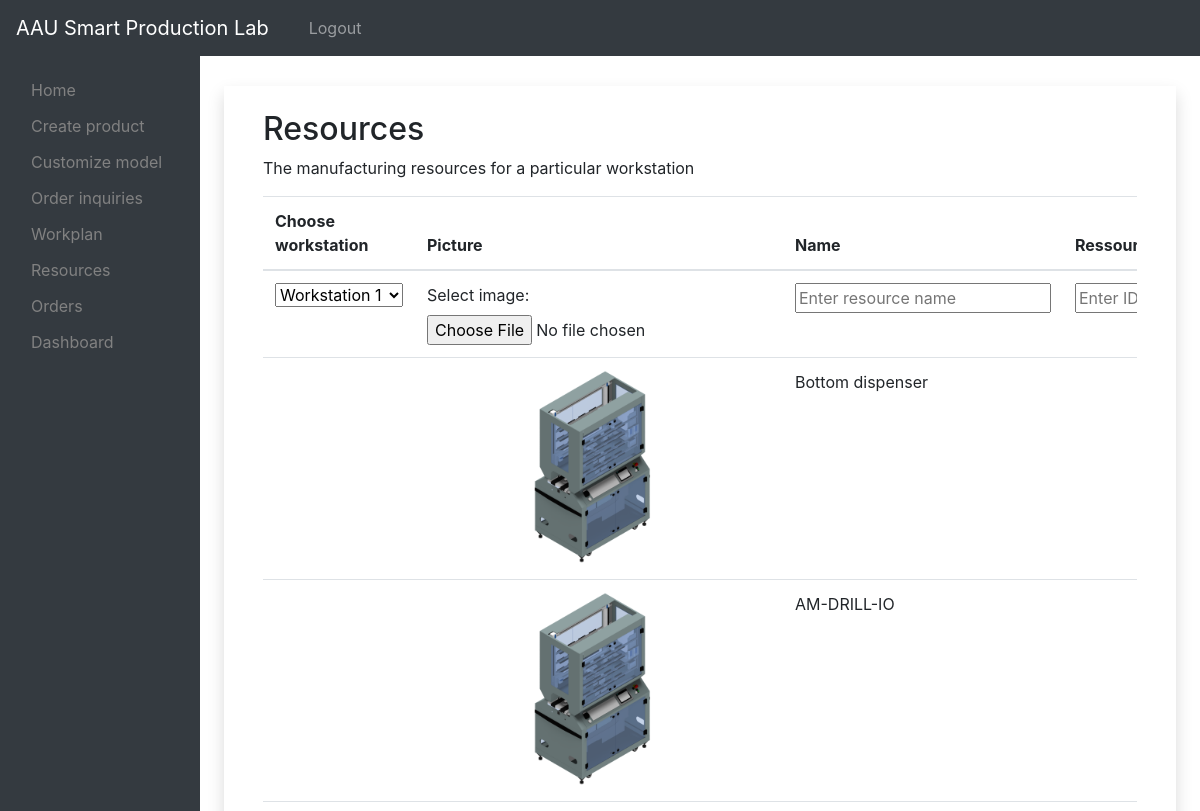
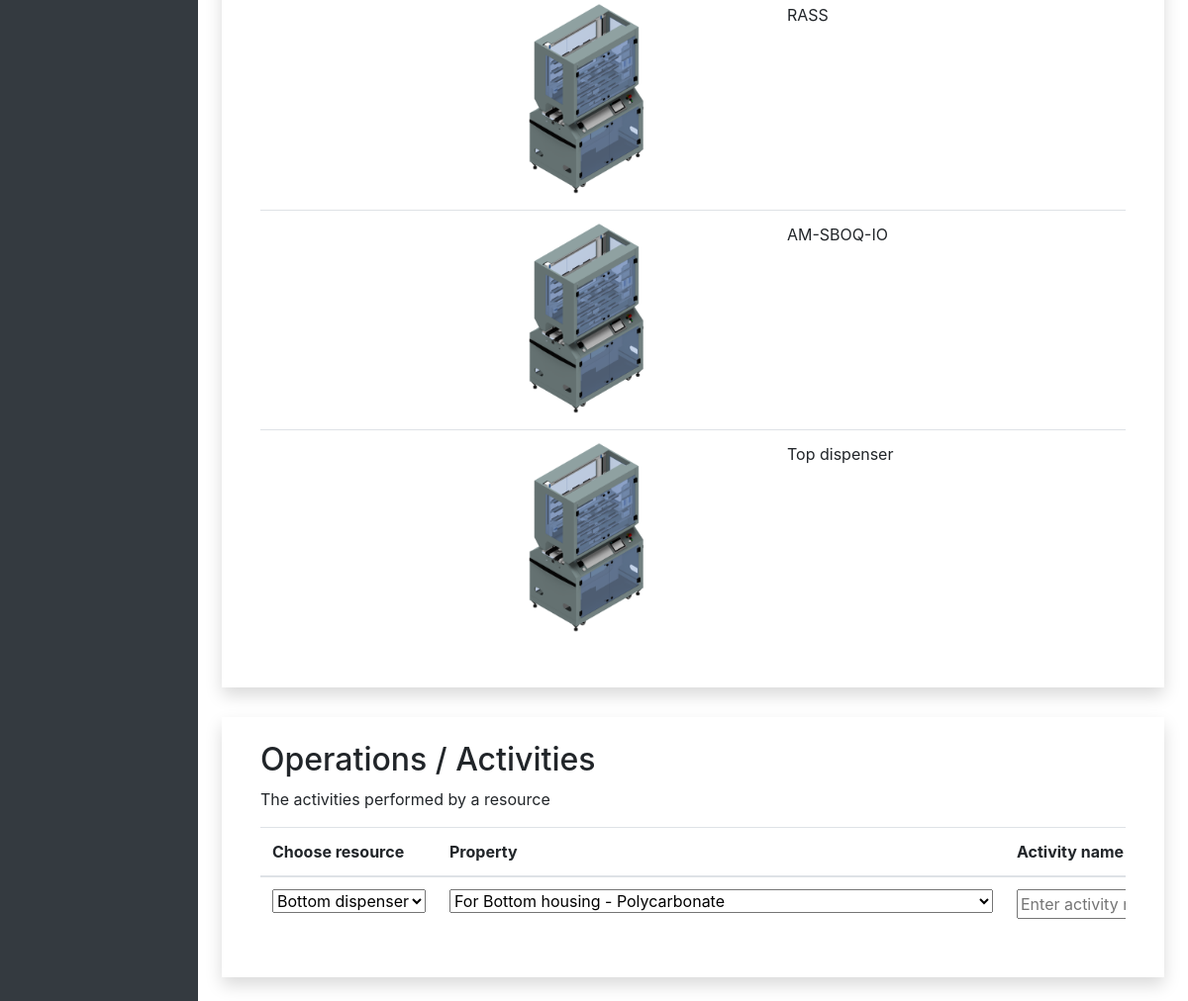
/resources (signed in), run on the app's committed database (2 pictures, top to bottom).
### models.py (models this page shows, shortened)
class Resource(db.Model):
    __tablename__ = "resources"
    id = db.Column(db.Integer, primary_key=True)
    imgFile = db.Column(db.String(30), nullable=False, default='Festo_w444.png')
    name = db.Column(db.String(25), nullable=False)
    ressID = db.Column(db.Integer)
    workstation_id = db.Column(db.Integer, db.ForeignKey("workstations.id"), nullable=False)
    activities = db.relationship("Activity", backref="resource", lazy=True)

### app.py (the view, shortened to what this page needs)
@app.route("/resources", methods=["GET", "POST"])
def resources():
    if 'username' in session:
        propList=[]
        components = Component.query.filter_by(product_id=1).all()
        ops = Workstation.query.all()
        ress = Resource.query.all()
        if request.method == "GET":
            if ress:
                for r in ress:
                    img_file = url_for('static', filename='images/' + r.imgFile)
            return render_template("resources.html", workstations=ops, components=components, ress=ress, img_file=img_file)
    else:
        return redirect(url_for('login'))

### templates/resources.html (shortened to what this page needs)
{% extends "layout2.html" %}
{% block body %}
<section>
<div class="container shadow p-4 mb-4 bg-white" style="margin-top:30px">
  <div class="container">
      <h2>Resources</h2>
      <p>The manufacturing resources for a particular workstation</p>
      <div class="table-responsive">
      <table class="table table-hover">
        <thead>
          <tr>
            <th>Choose workstation</th>
            <th>Picture</th>
            <th>Name</th>
            <th>Ressource ID</th>
          </tr>
        </thead>
        <tbody>
          <tr>
            <form action="{{ url_for('resources') }}" method="post">
              <td>
                  <select id="sel_op" name="sel_op">
                    {% if workstations %}
                    {% for op in workstations %}
                    <option value="{{ op.id }}">{{ op.description }}</option>
                    {% endfor %}
                    {% endif %}
                  </select>
              </td>
              <td><label for="img">Select image:</label><input type="file" id="img" name="img" accept="image/*"></td>
              <td><input class="form" name="r_name" placeholder="Enter resource name"></td>
              <td><input class="form" name="r_id" placeholder="Enter ID for resource"></td>
            </form>
          </tr>
          {% if ress %}
            {% for res in ress %}
            <tr>
                <td>{{ res.operation_id }}</td>
                <td width="10px" height="10px">
                  <img class="img-fluid" src="{{ img_file }}">
                </td>
                <td>{{ res.name }}</td>
                <td>{{ res.ip_address }}</td>
            </tr>
            {% endfor %}
          {% endif %}
        </tbody>
      </table>
    </div>
  </div>
</div>
</section>
<section>
  <div class="container shadow p-4 mb-4 bg-white" style="margin-top:30px">
    <div class="container">
        <h2>Operations / Activities</h2>
        <p>The activities performed by a resource</p>
        <div class="table-responsive">
        <table class="table table-hover">
          <thead>
            <tr>
              <th>Choose resource</th>
              <th>Property</th>
              <th>Activity name</th>
            </tr>
          </thead>
          <tbody>
            <tr>
              <form action="{{ url_for('resources') }}" method="post">
                <td>
                    <select id="sel_res" name="sel_res">
                      {% if ress %}
                        {% for res in ress %}
                          <option value="{{ res.id }}">{{ res.name }}</option>
                        {% endfor %}
                      {% endif %}
                    </select>
                </td>
                <td>
                  <select id="sel_prop" name="sel_prop">
                    {% for comp in components %}
                      {% for prop in comp.properties %}
                        <option value="{{ prop.id }}">For {{comp.name}} - {{ prop.material_name }}</option>
                      {% endfor %}
                    {% endfor %}
                    </select>
                </td>
                <td><input class="form" name="a_name" placeholder="Enter activity name"></td>
              </form>
            </tr>
          </tbody>
        </table>
      </div>
    </div>
  </div>
  </section>
{% endblock %}

### data on the page
Resource: name "Bottom dispenser"
Resource: name "AM-DRILL-IO"
Resource: name "RASS"
Resource: name "AM-SBOQ-IO"
Resource: name "Top dispenser"

### other printed values
form field sel_op "Workstation 1"
form field sel_res "Bottom dispenser"
